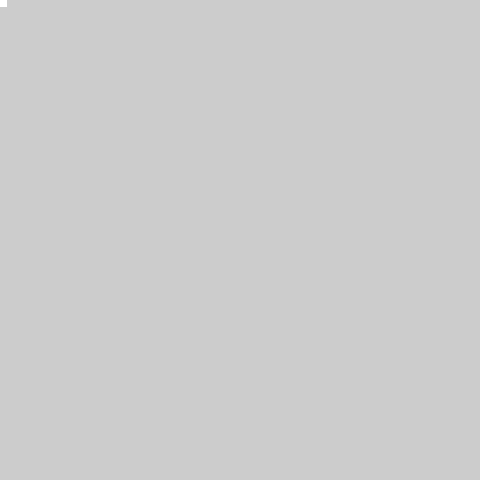
Frame 1 (no input)
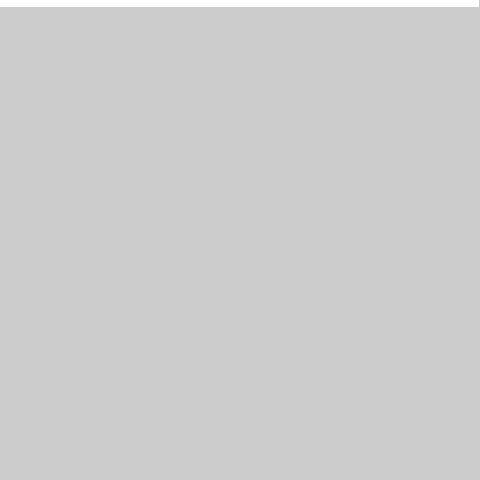
Frame 60 (no input)
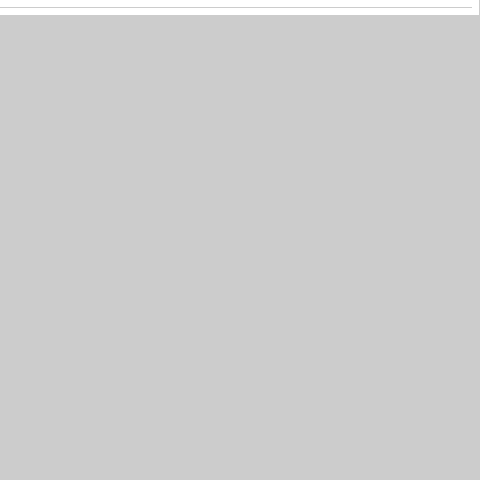
Frame 120 (the mouse pressed at the canvas centre since frame 60)

The p5.js sketch that drew these frames (run headless with seeded random() and noise() and a simulated clock; from frame 60 on, the mouse is pressed at the canvas centre):

// p5.js sketch
// ── sketch.js
// https://editor.p5js.org/jht9629-nyu/sketches/rhfiDKZQS
// matt-parker-05_20-MazeMaker3
// https://github.com/madparker/-p5t/blob/main/%23p5t/ArtSketch/05_20_2021/MazeMaker3/MazeMaker3.pde
// #p5t/ArtSketch/05_20_2021/MazeMaker3/MazeMaker3.pde

let v = [];

let n,
  c,
  p;
let s = 480,
  i,
  l,
  m;

function setup() {
  createCanvas(s, s); // frame.setSize(s, s) in draw()
  background(204); // Processing default background
  c = createVector();
  p = c;
}

function draw() {
  colorMode(HSB, 9);
  noStroke();
  square(c.x, c.y, 7);
  square(c.x / 2 + p.x / 2, (c.y + p.y) / 2, 7);

  v.push(c);

  l = v.length;
  while (has(v, c))
    if (--l < 0) {
      c = p;
      fill(random(9), 5, 5);
      background(0); // clear()
      v = [];
    } else {
      c = v[l];
      for (m = -8; m < 9; m += 8) {
        n = createVector(c.x + m, c.y);
        if (!has(v, n) && n.x > -1 && n.x < s) {
          p = c;
          c = n;
          break;
        }
        n = createVector(c.x, c.y + m);
        if (!has(v, n) && n.y > -1 && n.y < s) {
          p = c;
          c = n;
          break;
        }
      }
    }
}

// ArrayList.contains(): PVectors are equal when their coordinates match.
function has(list, v) {
  return list.some((u) => u.x == v.x && u.y == v.y && u.z == v.z);
}

// ---- Original Processing source: #p5t/ArtSketch/05_20_2021/MazeMaker3/MazeMaker3.pde
/*
ArrayList<PVector> v = new ArrayList<PVector>();

PVector n,c=new PVector(),p=c;
int s=480,i,l,m;

void draw(){
  colorMode(HSB,9);
  frame.setSize(s,s);//frameRate(s);
  noStroke();
  square(c.x,c.y,7);
  square(c.x/2 + p.x/2,(c.y + p.y)/2,7);
  
  v.add(c);
  
  l = v.size();
  while(v.contains(c))
    if(--l<0){
      c=p;fill(random(9),5,5);clear();v.clear();
    } else {
    c = v.get(l);
    for(m=-8;m<9;m+=8){
      n = new PVector(c.x+m,c.y);
      if(!v.contains(n) & n.x > -1 & n.x < s){
        p=c;
        c=n;
        break;
      } 
      n = new PVector(c.x,c.y+m);
      if(!v.contains(n) & n.y > -1 & n.y < s){
        p=c;
        c=n;
        break;
      } 
    }
    }
}
*/
